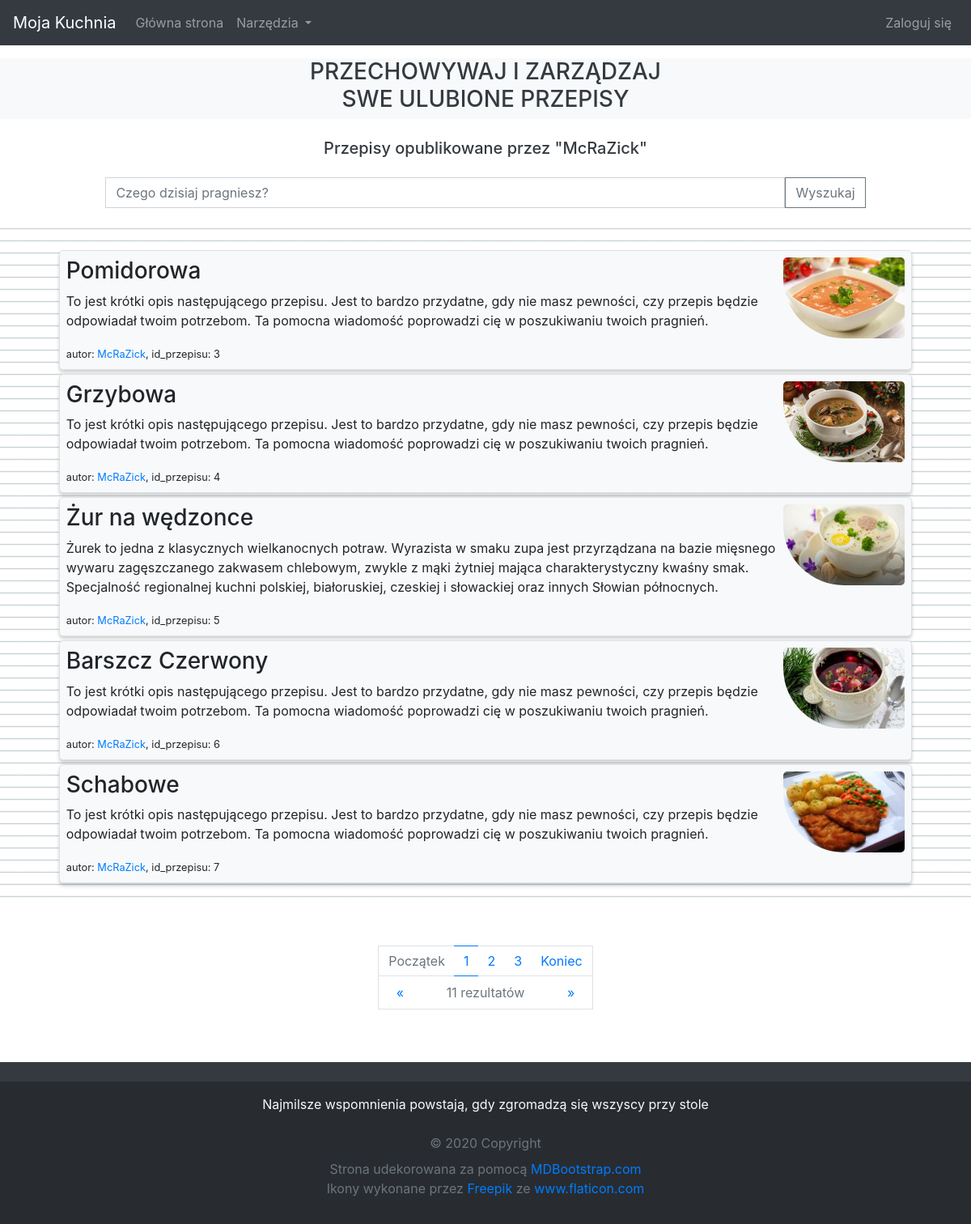
Page /user/McRaZick/ on the committed database.
### recipes/models.py (models this page shows, shortened)
class Recipe(models.Model):
	title 		= models.CharField(max_length=100, verbose_name= _('Tytuł przepisu'))
	author		= models.ForeignKey(User, on_delete=models.CASCADE, verbose_name= _('Autor'))
	image 		= models.ImageField(default='default_recipe.jpg', upload_to='recipe_pics', verbose_name= _('Wprowadź Obraz'))
	description = models.TextField(blank=True, verbose_name= _('Krutka deskrypcja przepisu'))
	method 		= models.TextField(blank=True, verbose_name= _('Wprowadź instrukcję sukcesywnego wykonania produktu'))

### recipes/views.py (the view)
# urls.py: path('user/<str:username>/', UserRecipeListView.as_view(), name='user-recipes'),
class UserRecipeListView(ListView):
	model = Recipe
	template_name = 'recipes/user_recipes.html' # <app>/<model>_<viewtype>.html
	context_object_name = 'recipes'
	paginate_by = 5
	def get_queryset(self):
		user = get_object_or_404(User, username=self.kwargs.get('username'))
		return Recipe.objects.filter(author=user).order_by()

### recipes/templates/recipes/user_recipes.html
{% extends "recipes/base.html" %}
{% load recipes_extras %}
{% block content %}
{% load static %}
	<h5 class="mb-4 ml-1 mr-1 mt-4 text-center text-dark h5-mobile">Przepisy opublikowane przez "{{ view.kwargs.username }}"</h5>
	<form class="form-inline my-4 d-flex justify-content-center">
	  <input class="form-control" type="search" placeholder="Czego dzisiaj pragniesz?" aria-label="Search" style="border-radius:0; width:70%">
	  <button class="btn btn-outline-secondary" type="submit" style="border-radius: 0">Wyszukaj</button>
	</form>
	<div id="recipes" class="mt-4 mb-5 pt-4 pb-4" style="background-image: url('{% static 'recipes/img/background_notepad.png' %}'); background-size: 15px 15px">
	  <center class="container recipe-container">
		{% if recipes %}
		  {% for recipe in recipes %}
			<div class="border m-1 btn-light p-2 recipe-container" onclick="$(this).fadeOut(500); setTimeout(function(){window.location='{% url 'recipe-detail' recipe.id %}'}, 500)" style="overflow: auto; border-radius: 5px">
		      <article>
			    <img class="float-right" width="150px" height="100px" style="border-radius: 5px 5px 5px 75px" src="{{ recipe.image.url }}">
			    <h3>{{ recipe.title }}</h3>
			    <p>{{ recipe.description }}</p>
			    <small>
			      autor: <a href="{% url 'user-recipes' recipe.author.username %}">{{ recipe.author }}</a>,
			      id_przepisu: {{ recipe.id }}
			    </small>
		      </article>
	  	    </div>
		  {% endfor %}
		{% else %}
		  <div class="d-flex justify-content-center text-light p-5 text-center">
		    <h2>Sorry but no recipes are to be found</h2>
		  </div>
		{% endif %}
	  </center>
	</div>
	{% if is_paginated %}
	  <center class="pagination justify-content-center">
	    <nav id="home-pagination" aria-label="Page navigation example">
	      <div>
	  	    <ul class="pagination pagination-circle pg-blue mb-0">
	          <li class="page-item {% if not page_obj.has_previous %}disabled{% endif %}">
	            <a class="page-link" style="border-right: 0" aria-label="First" href="{% if page_obj.has_previous %}?page=1{% else %}#{% endif %}">
	              Początek
	            </a>
	          </li>
	          {% for num in page_obj.paginator.page_range %}
	            {% if page_obj.number == num %}
	              <li class="page-item active">
	          	    <a class="page-link page-link-active-fancy" href="?page={{ num }}">
	          	      {{ num }}
	          	    </a>
	              </li>
	            {% elif num > page_obj.number|add:'-3' and num < page_obj.number|add:'3' %}
	              <li class="page-item">
	          	    <a class="page-link page-link-fancy" href="?page={{ num }}">
	          	      {{ num }}
	          	    </a>
	              </li>
	            {% endif %}
	          {% endfor %}
	          <li class="page-item {% if not page_obj.has_next %}disabled{% endif %}">
	            <a class="page-link" style="border-left: 0" aria-label="Last" href="{% if page_obj.has_next %}?page={{ page_obj.paginator.num_pages }}{% else %}#{% endif %}">
	      	      Koniec
	            </a>
	          </li>
	        </ul>
	      </div>
	      <div name="page-flip">
	        <a style="border-right: 0" class="{% if not page_obj.has_previous %}disabled{% endif %}" aria-label="Previous" href="{% if page_obj.has_previous %}?page={{ page_obj.previous_page_number }}{% else %}#{% endif %}">
	          <span aria-hidden="true">&laquo;</span>
	        </a>
	        <a style="width: 60%; border-left: 0; border-right: 0; color: #6c757d; cursor: default">
	          <span id="search-result-counter">{{ page_obj.paginator.count }}</span>
			  rezultatów
	        </a>
	        <a style="border-left: 0" class="{% if not page_obj.has_next %}disabled{% endif %}" aria-label="Next" href="{% if page_obj.has_next %}?page={{ page_obj.next_page_number }}{% else %}#{% endif %}">
	          <span aria-hidden="true">&raquo;</span>
	        </a>
	      </div>
	    </nav>
	  </center>
	{% endif %}
{% endblock content %}

### recipes/static/recipes/css/main.css (style rules this page uses)
html { scroll-behavior: smooth; position: relative; min-height: 100% }
body { margin-bottom: 240px }
#recipes div, div.container { width: 95%; text-align: left }
.recipe-container > div { box-shadow: 0 2px 4px 0 rgba(0, 0, 0, 0.1), 0 4px 4px 0 rgba(0, 0, 0, 0.1); margin-bottom: 5px !important; }

### recipes/static/recipes/css/home.css (style rules this page uses)
#home-pagination { padding-bottom: 25px }
#home-pagination div a { border-radius: 0 }
#home-pagination div[name="page-flip"] a { border: 1px solid #dee2e6; background-color: #fff; text-decoration: none; padding: .5rem .75rem; text-align: center; cursor: pointer; border-top: 0; float: left; width: 20% }
#home-pagination div ul li a.page-link-fancy { border-left: 0; border-right: 0 }
#home-pagination div ul li a.page-link-active-fancy { border-left: 0; border-right: 0; color: #007bff; background-color: #fff }

### rows in the picture
Recipe: image (picture), title "Pomidorowa", description "To jest krótki opis następującego przepisu. Jest to bardzo przydatne, gdy nie masz pewności, czy przepis będzie odpowiadał twoim potrzebom. Ta pomocna wiadomość poprowadzi cię w poszukiwaniu twoich pragnień.", author "McRaZick", id "3"
Recipe: image (picture), title "Grzybowa", description "To jest krótki opis następującego przepisu. Jest to bardzo przydatne, gdy nie masz pewności, czy przepis będzie odpowiadał twoim potrzebom. Ta pomocna wiadomość poprowadzi cię w poszukiwaniu twoich pragnień.", author "McRaZick", id "4"
Recipe: image (picture), title "Żur na wędzonce", description "Żurek to jedna z klasycznych wielkanocnych potraw. Wyrazista w smaku zupa jest przyrządzana na bazie mięsnego wywaru zagęszczanego zakwasem chlebowym, zwykle z mąki żytniej mająca charakterystyczny kwaśny smak. Specjalność regionalnej kuchni polskiej, białoruskiej, czeskiej i słowackiej oraz innych Słowian północnych.", author "McRaZick", id "5"
Recipe: image (picture), title "Barszcz Czerwony", description "To jest krótki opis następującego przepisu. Jest to bardzo przydatne, gdy nie masz pewności, czy przepis będzie odpowiadał twoim potrzebom. Ta pomocna wiadomość poprowadzi cię w poszukiwaniu twoich pragnień.", author "McRaZick", id "6"
Recipe: image (picture), title "Schabowe", description "To jest krótki opis następującego przepisu. Jest to bardzo przydatne, gdy nie masz pewności, czy przepis będzie odpowiadał twoim potrzebom. Ta pomocna wiadomość poprowadzi cię w poszukiwaniu twoich pragnień.", author "McRaZick", id "7"

### other values in the picture
{{ view.kwargs.username }} "McRaZick"
{{ num }} "1"
{{ num }} "2" "3"
{{ page_obj.paginator.count }} "11"
